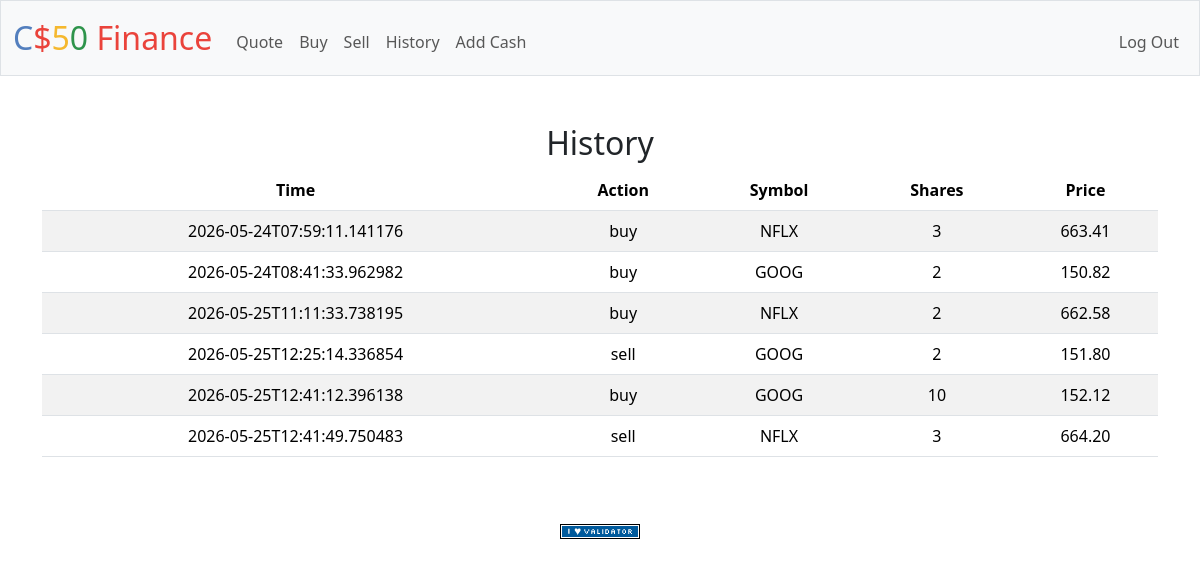
Screenshot of /history (signed in) with the database file from the repository.
### tables this page shows
CREATE TABLE history(
transaction_id INTEGER PRIMARY KEY,
id INTEGER,
time TEXT,
price REAL,
symbol TEXT,
share INTEGER,
action TEXT
);

### app.py (the view)
@app.route("/history")
@login_required
def history():
    rows = db.execute(
        "SELECT time, action, symbol, share, price FROM history WHERE id=?", session["user_id"])
    return render_template("history.html", rows=rows)

### app.py (called while the page is built)
@app.after_request
def after_request(response):
    response.headers["Cache-Control"] = "no-cache, no-store, must-revalidate"
    response.headers["Expires"] = 0
    response.headers["Pragma"] = "no-cache"
    return response

### helpers.py (called while the page is built)
def login_required(f):
    @wraps(f)
    def decorated_function(*args, **kwargs):
        if session.get("user_id") is None:
            return redirect("/login")
        return f(*args, **kwargs)
    return decorated_function

### templates/history.html (shortened to what this page needs)
{% extends "layout.html" %}
{% block main %}
    <h2>History</h2>
    <table class="table table-striped table-hover">
        <thead>
            <tr>
                <th>Time</th>
                <th>Action</th>
                <th>Symbol</th>
                <th>Shares</th>
                <th>Price</th>
            </tr>
        </thead>
        <tbody>
            {% for row in rows %}
                <tr>
                    <td>{{ row.time }}</td>
                    <td>{{ row.action }}</td>
                    <td>{{ row.symbol }}</td>
                    <td>{{ row.share }}</td>
                    <td>{{ "%.2f"|format(row.price) }}</td>
                </tr>
            {% endfor %}
        </tbody>
    </table>
{% endblock %}

### templates/layout.html (shortened to what this page needs)
<!DOCTYPE html>
<html lang="en">
    <head>
        <link href="https://cdn.jsdelivr.net/npm/bootstrap@5.3.8/dist/css/bootstrap.min.css" rel="stylesheet">
        <link href="/static/styles.css" rel="stylesheet">
    </head>
    <body>
        <nav class="bg-light border navbar navbar-expand-md navbar-light">
            <div class="container-fluid">
                <a class="navbar-brand" href="/"><span class="blue">C</span><span class="red">$</span><span class="yellow">5</span><span class="green">0</span> <span class="red">Finance</span></a>
                <div class="collapse navbar-collapse" id="navbar">
                    {% if session["user_id"] %}
                        <ul class="navbar-nav me-auto mt-2">
                            <li class="nav-item"><a class="nav-link" href="/quote">Quote</a></li>
                            <li class="nav-item"><a class="nav-link" href="/buy">Buy</a></li>
                            <li class="nav-item"><a class="nav-link" href="/sell">Sell</a></li>
                            <li class="nav-item"><a class="nav-link" href="/history">History</a></li>
                            <li class="nav-item"><a class="nav-link" href="/addcash">Add Cash</a></li>
                        </ul>
                        <ul class="navbar-nav ms-auto mt-2">
                            <li class="nav-item"><a class="nav-link" href="/logout">Log Out</a></li>
                        </ul>
                    {% else %}
                        <ul class="navbar-nav ms-auto mt-2">
                            <li class="nav-item"><a class="nav-link" href="/register">Register</a></li>
                            <li class="nav-item"><a class="nav-link" href="/login">Log In</a></li>
                        </ul>
                    {% endif %}
                </div>
            </div>
        </nav>
        <main class="container py-5 text-center">
            {% block main %}{% endblock %}
        </main>
        <footer class="mb-5">
            <form action="https://validator.w3.org/check" class="text-center" enctype="multipart/form-data" method="post" target="_blank">
                <input alt="Validate" src="/static/I_heart_validator.png" type="image">
            </form>
        </footer>
    </body>
</html>

### static/styles.css (style rules this page uses)
nav .navbar-brand { font-size: xx-large; }
nav .navbar-brand .blue { color: #537fbe; }
nav .navbar-brand .red { color: #ea433b; }
nav .navbar-brand .yellow { color: #f5b82e; }
nav .navbar-brand .green { color: #2e944b; }

### rows the page displays
history: time "2026-05-24T07:59:11.141176", action "buy", symbol "NFLX", share "3", price "663.41"
history: time "2026-05-24T08:41:33.962982", action "buy", symbol "GOOG", share "2", price "150.82"
history: time "2026-05-25T11:11:33.738195", action "buy", symbol "NFLX", share "2", price "662.58"
history: time "2026-05-25T12:25:14.336854", action "sell", symbol "GOOG", share "2", price "151.80"
history: time "2026-05-25T12:41:12.396138", action "buy", symbol "GOOG", share "10", price "152.12"
history: time "2026-05-25T12:41:49.750483", action "sell", symbol "NFLX", share "3", price "664.20"
